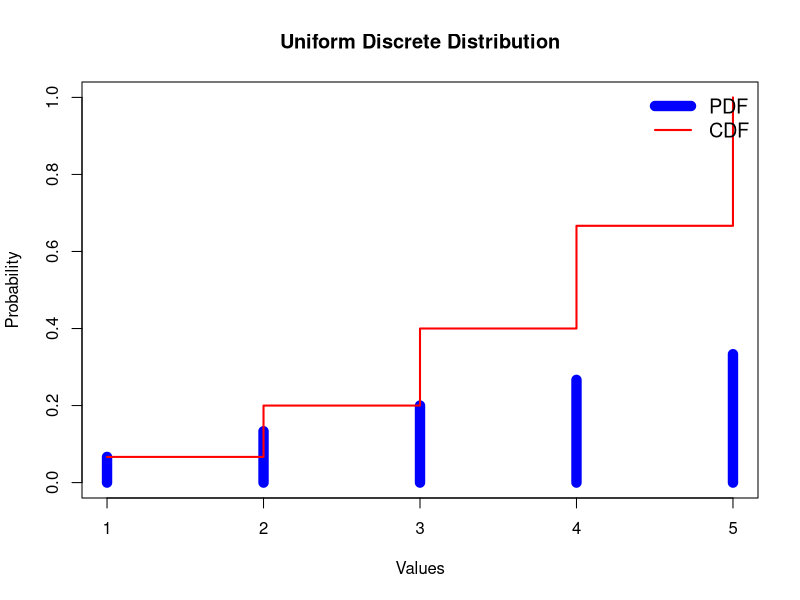
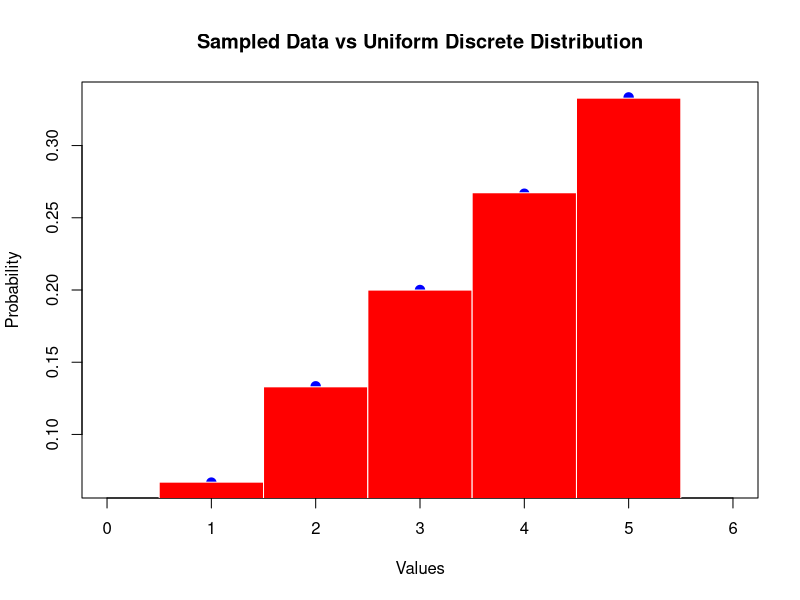
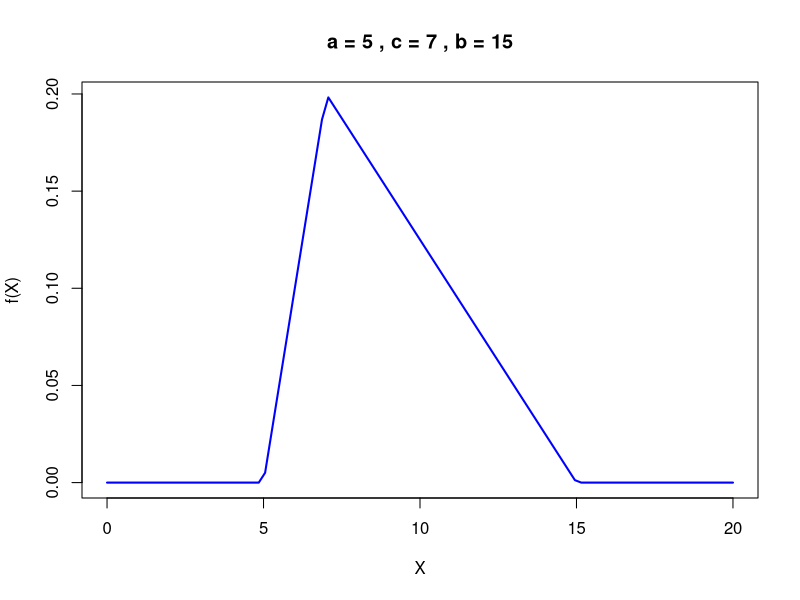
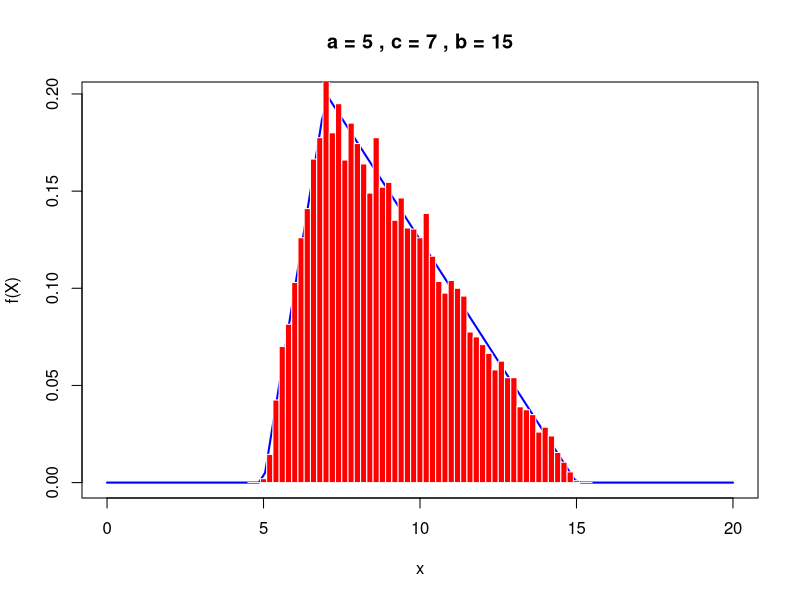
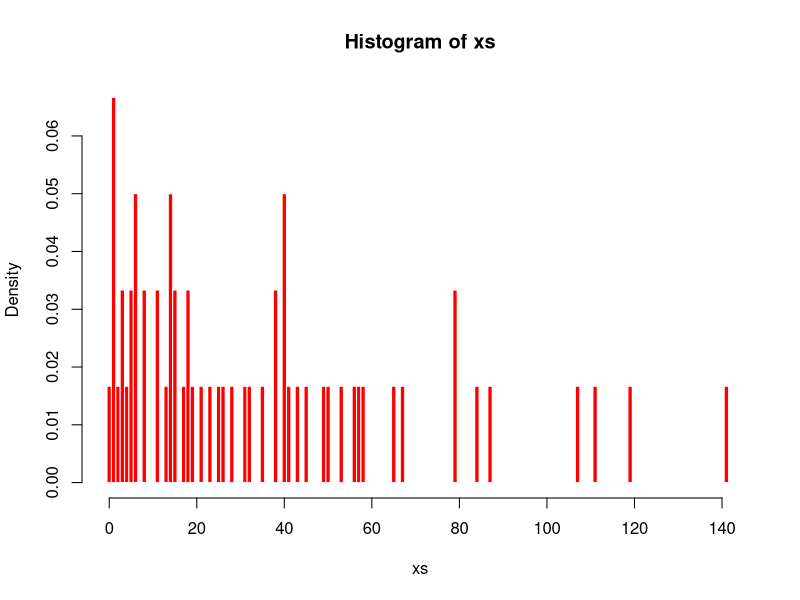

Write the R code that produced these figures, in order.
## ---- chunk 1
knitr::opts_chunk$set(echo = TRUE)
## ---- chunk 2

x = 1:5
min_x = 1
max_x = 6

pdf = function(k) k/15
cdf = function(k) k*(k + 1) /30
## ---- chunk 3

plot(x, pdf(x), type = "h", col = "blue", lwd = 10, ylim = c(0, max(pdf(x), cdf(x))),
     ylab = "Probability", xlab = "Values", main = "Uniform Discrete Distribution")
lines(x, cdf(x), type = "s", col = "red", lwd = 2)
legend("topright", c("PDF", "CDF"), lty = c(1, 1), col = c("blue", "red"),
       lwd = c(10, 2), bty = "n", cex = 1.2)
## ---- chunk 4

mean_ = sum(pdf(x) * x)
variance_ = sum(pdf(x) * x^2 - (pdf(x) * x)^2)

print(mean_)
print(variance_)
## ---- chunk 5

func = function(k){k * (6 - k)}

## ---- chunk 6

expected_value = sum(func(x) * pdf(x))
expected_value
## ---- chunk 7

samples = sample(x, size = 1000000, replace = TRUE, prob = pdf(x))
## ---- chunk 8

plot(x, pdf(x), type = "h", col = "blue", lwd = 10, xlim = c(min_x - 1, max_x),
     ylab = "Probability", xlab = "Values", main = "Sampled Data vs Uniform Discrete Distribution")
hist(samples, breaks = seq(min_x - 0.5, max_x + 0.5, by = 1), col = "red", border = "white" , freq = FALSE ,add = TRUE)
## ---- chunk 9

f = function(x,a,b,c){ifelse(x<a|x>b, 0, ifelse(x<c, 2*(x-a)/((b-a)*(c-a)) , 2 * (b-x)/((b-a)*(b-c))))}

a = 5
b = 15 
c = 7
## ---- chunk 10
curve(f(x,a,b,c) , from = 0 , to = 20 , n = 100 , ylab = 'f(X)' , main = 'a = 5 , c = 7 , b = 15' ,col = "blue" , lwd = 2 , xlab = "X")
## ---- chunk 11

X = function(u, a , b , c){ifelse(u < (c - a)/(b - a) , sqrt(u * (b - a) * (c - a)) + a , -sqrt((b - a) * (b -c) * (1 - u)) + b)}
## ---- chunk 12

u = runif(10000)
Xs = X(u , a,b,c)

curve(f(x,a,b,c) , from = 0 , to = 20 , n = 100 , ylab = 'f(X)' , main = 'a = 5 , c = 7 , b = 15' ,col = "blue" , lwd = 2 )
hist(Xs, breaks = seq(a - 0.5, b + 0.5, by = 0.2), col = "red", border = "white" , freq = FALSE ,add = TRUE)
## ---- chunk 13

lambda = 1/30
xs = rexp(60 , rate = 1/30)
breaks = seq(-0.5 , max(xs) + 1 + 0.5, by = 1.0)

hist(xs, breaks = breaks , col = "red", border = "white" , freq = FALSE )
## ---- chunk 14

count = sum(xs<12)
prob = count/length(xs)
prob
## ---- chunk 15

mean(xs)
## ---- chunk 16

count = sum(xs>60)
prob = count/length(xs)
prob
## ---- chunk 17

PAB = 1 
PAB_ = 0.2 
PB = 0.7
PB_ = 0.3

PA = PAB * PB + PAB_ * PB_

PBA = PAB * PB / PA

PBA
## ---- chunk 18

10/60 + 10/60
## ---- chunk 19

15/60 + 15/60
## ---- chunk 20


ts = runif(100000 , min =  10.75 , max = 11.75)


ts[ts < 11] = 11 - ts[ts < 11]
ts[ts > 11 & ts < 11.50 ] = 11.50 - ts[ts > 11 & ts < 11.50]
ts[ts > 11.50] = 12 - ts[ts > 11.50]

average_waitingtime = mean(ts) * 60
average_waitingtime
## ---- chunk 21

rate = 800/(200 * 85) * 100

1 - pnorm(rate , mean = 10 , sd = 12)
## ---- chunk 22


